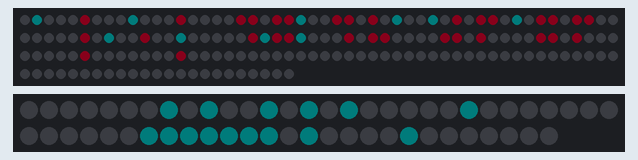
This sketch was run on a simulated Arduino Uno, built with avr-gcc and run on an emulated ATmega328P. Shown: 173 RGB LEDs in strip order, left to right, continuing on the next row, 57 RGB LEDs in strip order, left to right, continuing on the next row. Dim RGB values are drawn brighter than linear; colours are those a GRB WS2812 strip shows for the declared byte order; what the sketch prints to the serial monitor is not drawn.

Above: at 0.07 s.
At 0.42 s:
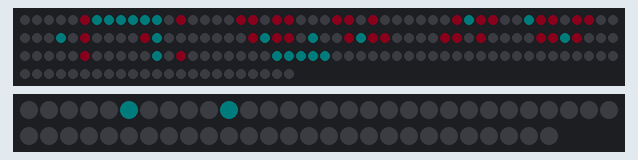
At 1.0 s:
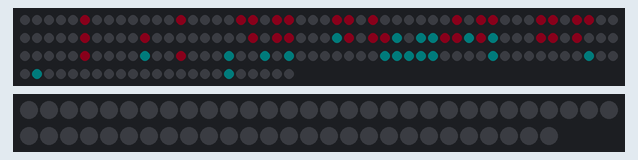
At 1.59 s:
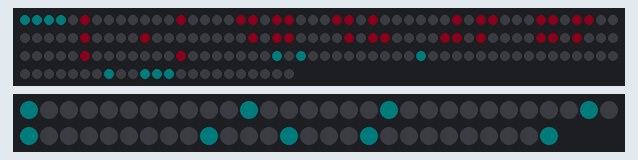
At 2.06 s:
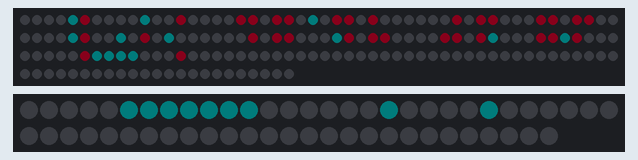

The sketch:

MyFirstSketch.ino
```cpp
//Libraries
#include <FastLED.h>//https://github.com/FastLED/FastLED
#include <math.h>

//Constants
#define NUM_STRIPS 2
#define NUM_LEDSA 173
#define NUM_LEDSB 57
#define BRIGHTNESS 10
#define LED_TYPE WS2812B
#define COLOR_ORDER RGB
#define FASTLED_ALLOW_INTERRUPTS 0
#define FASTLED_INTERRUPT_RETRY_COUNT 1
#define FRAMES_PER_SECOND 60
#define COOLING 55
#define SPARKING 120

//Parameters
const int stripPinA  = 3;
const int stripPinB  = 2;

//Variables
bool gReverseDirection = false;
int redvar = 255;
int greenvar = 0;
int bluevar = 255;
int linestep[] = {1, 1, 2, 3};

int kitty[][8] = {
  {2,7,0},
  {2,3,4,5,6,7,8},
  {2,8},
  {1,3,6,8},
  {1,9},
  {1,5,9},
  {1,8},
  {2,8},
  {3,4,5,6,7}
};

int heure[3] = {00,40,18};
int mod[6] = {60,60,24};

unsigned long startMillis;
unsigned long currentMillis;
const unsigned long period = 1000;

//Objects
CRGB ledsA[NUM_LEDSA];
CRGB ledsB[NUM_LEDSB];

void setup() {
  //Init Serial USB
  Serial.begin(9600);
  Serial.println(F("Initialize System"));
  //Init led strips
  FastLED.addLeds<LED_TYPE, stripPinA, COLOR_ORDER>(ledsA, NUM_LEDSA);
  FastLED.addLeds<LED_TYPE, stripPinB, COLOR_ORDER>(ledsB, NUM_LEDSB);
  FastLED.setBrightness(  BRIGHTNESS );
  startMillis = millis();
}

void loop() {
  ledScenario();
}

void ledScenario(void ) { /* function ledScenario */
  for (int i = 1; i <= 15; i++) {

    timeCalc();
    redvar = 0;
    greenvar = 70;
    bluevar = 70;

    drawKitty(i, i);

    redvar = 255;
    greenvar = 0;
    bluevar = 55;

    drawDigi(3, 5, heure[2]/10);
    drawDigi(6, 5, heure[2]%10);
    drawDigi(11, 5, heure[1]/10);
    drawDigi(14, 5, heure[1]%10);

    // drawDigi(i+9, 1, 3);
    // drawDigi(i+12, 1, 4);

    FastLED.show();
    delay(100);
    fill_solid(ledsA, NUM_LEDSA, CRGB::Black);
    fill_solid(ledsB, NUM_LEDSA, CRGB::Black);
  }
}

void pixelMapper(int x, int y) {
  if (y > 17) {y = y-17;}
  if (y < 0) {y = y+17;}
  if ((y >= 5) && (y <= 11)) {
    int ry = y - 4;
    int linesize = 16 + (ry-1)%3;
    if (linesize > 17) { linesize = 17; }
    if ( x > linesize) { x = x - 17; }
    if (x > 0) {
      int i = (ry*16 + round((ry-0.5)*2/3)) - linesize + ((ry%2)*2-1) * x + ((ry+1)%2) * (linesize + 1 );
      ledsA[i-1].setRGB(greenvar, redvar, bluevar);
    }
  } else if ((y > 11) || (y < 5)) {
    int ry;
    int stepIndex;
    int indexPadding;
    if (y > 11) {
      ry = y - 4;
      stepIndex = y - 12;
      indexPadding = 116;
    } else {
      ry = y;
      stepIndex = 4 - y;
      indexPadding = 0;
    }
    int step = linestep[ stepIndex ];
    int halfstep = round((step+0.5)/2);
    int linesize = (16 - step);
    if ( x > linesize + halfstep) { x = x - 17; }
    if ( x > halfstep) {
      int steps = 0;
      for (int i = 0; i <= stepIndex; i++) {
        steps = steps + linestep[i];
      }
      int lastpline = indexPadding + 16 * (stepIndex + 1) - steps;
      int i = lastpline - linesize + ((ry%2)*2-1) * (x - halfstep) + ((ry+1)%2) * (linesize + 1);

      if (y > 11) {
        ledsA[i-1].setRGB(greenvar, redvar, bluevar);
      } else {
        ledsB[i-1].setRGB(greenvar, redvar, bluevar);
      }
    }
  }
}

void vertLine(int x, int y, int size) {
  for (int i = y; i <= y+size; i++ ) {
    pixelMapper(x, i);
  }
}

void horLine(int x, int y, int size) {
  for (int i = x; i <= x+size; i++ ) {
    pixelMapper(i, y);
  }
}

void drawDigi(int x, int y, int d) {
  if ((d == 0) || (d == 2) || (d == 3) || (d == 5) || (d == 6) || (d == 7) || (d == 9)) {
    pixelMapper(x, y);
  }
  if ((d == 0) || (d == 4) || (d == 5) || (d == 9)) {
    vertLine(x, y+1, 1);
  }
  if (((d >= 0) && (d <= 4)) || ((d >= 7) && (d <= 9))){
    vertLine(x+1, y+1, 1);
  }
  if (((d >= 2)&&(d <= 5)) || (d == 9)) {
    pixelMapper(x, y+3);
  }
  if ((d == 2) || (d == 0)) {
    vertLine(x, y+4, 1);
  }
  if ((d == 0) || (d == 1 ) || ((d >= 3) && (d <= 9))) {
    vertLine(x+1, y+4, 1);
  }
  if ((d == 0) || (d == 2) || (d == 3) || (d == 5) || (d == 9)) {
    pixelMapper(x, y+6);
  }
  if ((d == 6) || (d == 8)) {
    vertLine(x, y, 6);
  }
}

void drawKitty(int x, int y) {
  for (int i = 0; i <= 8; i++) {
    for (int j = 0 ; j <= 7; j++) {
      if (kitty[i][j] != 0) {
        pixelMapper(kitty[i][j]+x, i+y);
      }
    }
  }
}

void timeCalc() {
  currentMillis = millis();
  if (currentMillis - startMillis >= period) {
    startMillis = currentMillis;
    heure[0]++;//incrementation du temps
    for (int i = 0; i < 3 ; i++){
      if (heure[i] == mod[i]) { // verification du dépassement de limite
        if (i<5) {heure[i+1] ++;}
        heure[i] = 0;
      }
    }
  }
}
```

Measured:
- by itself, everything shown: repeats every 1.8 s, in 15 steps
